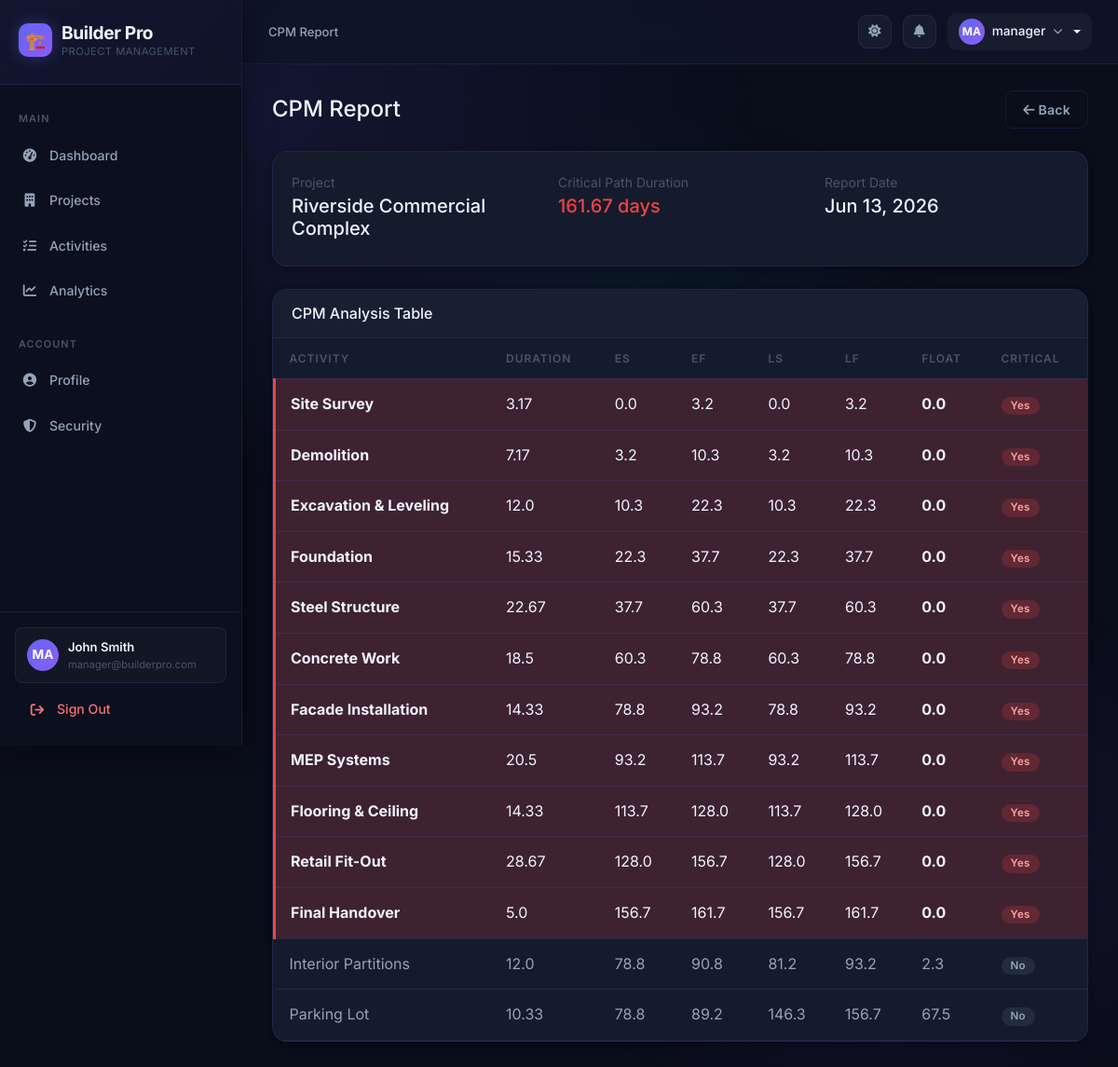
The app's page /analytics/project/2/cpm-report/ (signed in) with its own data.
### projects/models.py (models this page shows, shortened)
class Project(models.Model):
    name = models.CharField(max_length=200)
    description = models.TextField(blank=True)
    client_name = models.CharField(max_length=200, blank=True)
    location = models.CharField(max_length=200, blank=True)
    start_date = models.DateField()
    end_date = models.DateField()
    budget = models.DecimalField(max_digits=15, decimal_places=2, default=0)
    status = models.CharField(max_length=20, choices=STATUS_CHOICES, default='planning')
    created_by = models.ForeignKey(User, on_delete=models.SET_NULL, null=True, related_name='projects')
    created_at = models.DateTimeField(auto_now_add=True)
    updated_at = models.DateTimeField(auto_now=True)

### activities/models.py (models this page shows, shortened)
class Activity(models.Model):
    project = models.ForeignKey(Project, on_delete=models.CASCADE, related_name='activities')
    name = models.CharField(max_length=200)
    description = models.TextField(blank=True)
    optimistic_time = models.FloatField(default=0)
    most_likely_time = models.FloatField(default=0)
    pessimistic_time = models.FloatField(default=0)
    expected_duration = models.FloatField(default=0, editable=False)
    variance = models.FloatField(default=0, editable=False)
    standard_deviation = models.FloatField(default=0, editable=False)
    cost = models.DecimalField(max_digits=12, decimal_places=2, default=0)
    priority = models.CharField(max_length=20, choices=PRIORITY_CHOICES, default='medium')
    status = models.CharField(max_length=20, choices=STATUS_CHOICES, default='not_started')
    assigned_to = models.ForeignKey(User, on_delete=models.SET_NULL, null=True, blank=True, related_name='activities')
    start_date = models.DateField(null=True, blank=True)
    end_date = models.DateField(null=True, blank=True)
    earliest_start = models.FloatField(default=0, editable=False)
    earliest_finish = models.FloatField(default=0, editable=False)
    latest_start = models.FloatField(default=0, editable=False)
    latest_finish = models.FloatField(default=0, editable=False)
    float_time = models.FloatField(default=0, editable=False)
    is_critical = models.BooleanField(default=False, editable=False)
    created_at = models.DateTimeField(auto_now_add=True)
    updated_at = models.DateTimeField(auto_now=True)
    class Meta:
        verbose_name_plural = 'Activities'
        ordering = ['project', 'earliest_start']
    def save(self, *args, **kwargs):
        self.calculate_pert()
        super().save(*args, **kwargs)
    def calculate_pert(self):
        if self.optimistic_time and self.most_likely_time and self.pessimistic_time:
            self.expected_duration = round((self.optimistic_time + 4 * self.most_likely_time + self.pessimistic_time) / 6, 2)
            variance_val = ((self.pessimistic_time - self.optimistic_time) / 6) ** 2
            self.variance = round(variance_val, 4)
            self.standard_deviation = round(variance_val ** 0.5, 2)
        return {
            'expected_duration': self.expected_duration,
            'variance': self.variance,
            'standard_deviation': self.standard_deviation,
        }

### analytics/views.py (the view)
# urls.py: path('project/<int:pk>/cpm-report/', views.cpm_report, name='cpm_report'),
@login_required
def cpm_report(request, pk):
    project = get_object_or_404(Project, pk=pk)
    critical_path = run_cpm(project)
    activities = Activity.objects.filter(project=project)
    project_duration = sum(a.expected_duration for a in critical_path)
    return render(request, 'analytics/cpm_report.html', {
        'project': project,
        'critical_path': critical_path,
        'non_critical': [a for a in activities if not a.is_critical],
        'project_duration': round(project_duration, 2),
    })

### activities/cpm.py (called while the page is built)
def run_cpm(project):
    activities = list(project.activities.all())
    engine = CPMEngine(activities)
    return engine.calculate()

### templates/analytics/cpm_report.html (shortened to what this page needs)
{% extends 'base.html' %}
{% block breadcrumb %}CPM Report{% endblock %}
{% block content %}
<div class="d-flex justify-content-between align-items-center mb-4">
    <h4 class="mb-0">CPM Report</h4>
    <a href="{% url 'cpm_analysis' project.pk %}" class="btn btn-outline-secondary"><i class="fas fa-arrow-left"></i> Back</a>
</div>
<div class="card mb-4">
    <div class="card-body">
        <div class="row">
            <div class="col-md-4">
                <small class="text-muted">Project</small>
                <h5>{{ project.name }}</h5>
            </div>
            <div class="col-md-4">
                <small class="text-muted">Critical Path Duration</small>
                <h5 class="text-danger">{{ project_duration }} days</h5>
            </div>
            <div class="col-md-4">
                <small class="text-muted">Report Date</small>
                <h5>{% now "M d, Y" %}</h5>
            </div>
        </div>
    </div>
</div>
<div class="card">
    <div class="card-header bg-white">
        <h6 class="mb-0">CPM Analysis Table</h6>
    </div>
    <div class="table-responsive">
        <table class="table table-hover mb-0">
            <thead>
                <tr>
                    <th>Activity</th>
                    <th>Duration</th>
                    <th>ES</th>
                    <th>EF</th>
                    <th>LS</th>
                    <th>LF</th>
                    <th>Float</th>
                    <th>Critical</th>
                </tr>
            </thead>
            <tbody>
                {% for activity in critical_path %}
                <tr class="critical-activity">
                    <td><strong>{{ activity.name }}</strong></td>
                    <td>{{ activity.expected_duration }}</td>
                    <td>{{ activity.earliest_start|floatformat:1 }}</td>
                    <td>{{ activity.earliest_finish|floatformat:1 }}</td>
                    <td>{{ activity.latest_start|floatformat:1 }}</td>
                    <td>{{ activity.latest_finish|floatformat:1 }}</td>
                    <td><strong>{{ activity.float_time|floatformat:1 }}</strong></td>
                    <td><span class="badge bg-danger">Yes</span></td>
                </tr>
                {% endfor %}
                {% for activity in non_critical %}
                <tr>
                    <td>{{ activity.name }}</td>
                    <td>{{ activity.expected_duration }}</td>
                    <td>{{ activity.earliest_start|floatformat:1 }}</td>
                    <td>{{ activity.earliest_finish|floatformat:1 }}</td>
                    <td>{{ activity.latest_start|floatformat:1 }}</td>
                    <td>{{ activity.latest_finish|floatformat:1 }}</td>
                    <td>{{ activity.float_time|floatformat:1 }}</td>
                    <td><span class="badge bg-secondary">No</span></td>
                </tr>
                {% endfor %}
            </tbody>
        </table>
    </div>
</div>
{% endblock %}

### templates/base.html (shortened to what this page needs)
{% load static %}
<!DOCTYPE html>
<html lang="en">
<head>
    <link href="https://cdn.jsdelivr.net/npm/bootstrap@5.3.2/dist/css/bootstrap.min.css" rel="stylesheet">
    <link href="https://cdnjs.cloudflare.com/ajax/libs/font-awesome/6.5.1/css/all.min.css" rel="stylesheet">
    <link href="{% static 'css/builderpro.css' %}" rel="stylesheet">
</head>
<body {% if not user.is_authenticated %}class="auth-page"{% endif %}>
{% if user.is_authenticated %}
<div class="wrapper">
    <nav class="sidebar" id="sidebar">
        <div class="sidebar-header">
            <h3>
                <div class="sidebar-logo-icon">🏗️</div>
                <div>
                    Builder Pro
                    <div class="sidebar-tagline">Project Management</div>
                </div>
            </h3>
        </div>
        <div style="padding: 12px 0; flex: 1; overflow-y: auto;">
            <div class="nav-section-label">Main</div>
            <ul class="nav flex-column" style="list-style:none; padding:0; margin:0;">
                <li class="nav-item">
                    <a class="nav-link {% if request.resolver_match.url_name == 'dashboard' %}active{% endif %}"
                       href="{% url 'dashboard' %}">
                        <i class="fas fa-gauge-high"></i> Dashboard
                    </a>
                </li>
                <li class="nav-item">
                    <a class="nav-link {% if 'project' in request.resolver_match.url_name %}active{% endif %}"
                       href="{% url 'project_list' %}">
                        <i class="fas fa-building"></i> Projects
                    </a>
                </li>
                <li class="nav-item">
                    <a class="nav-link {% if 'activity' in request.resolver_match.url_name %}active{% endif %}"
                       href="{% url 'activity_list' %}">
                        <i class="fas fa-list-check"></i> Activities
                    </a>
                </li>
                <li class="nav-item">
                    <a class="nav-link {% if 'analytics' in request.resolver_match.url_name %}active{% endif %}"
                       href="{% url 'analytics_dashboard' %}">
                        <i class="fas fa-chart-line"></i> Analytics
                    </a>
                </li>
                <div class="nav-section-label" style="margin-top:8px;">Account</div>
                <li class="nav-item">
                    <a class="nav-link {% if request.resolver_match.url_name == 'profile' %}active{% endif %}"
                       href="{% url 'profile' %}">
                        <i class="fas fa-user-circle"></i> Profile
                    </a>
                </li>
                <li class="nav-item">
                    <a class="nav-link {% if request.resolver_match.url_name == 'change_password' %}active{% endif %}"
                       href="{% url 'change_password' %}">
                        <i class="fas fa-shield-halved"></i> Security
                    </a>
                </li>
            </ul>
        </div>
        <div class="sidebar-footer">
            <div class="sidebar-user">
                <div class="sidebar-user-avatar">{{ user.username|slice:":2"|upper }}</div>
                <div class="sidebar-user-info">
                    <div class="sidebar-user-name">{{ user.get_full_name|default:user.username }}</div>
                    <div class="sidebar-user-role">{{ user.email|default:"Admin" }}</div>
                </div>
            </div>
            <a href="{% url 'logout' %}" class="nav-link mt-2" style="color: #f87171; border-radius: 8px; padding: 9px 12px;">
                <i class="fas fa-arrow-right-from-bracket"></i> Sign Out
            </a>
        </div>
    </nav>
    <div id="content">
        <nav class="topbar">
            <div class="topbar-left">
                <span class="breadcrumb-text">
                    {% block breadcrumb %}{% endblock %}
                </span>
            </div>
            <div class="topbar-right">
                <button id="darkModeToggle" class="topbar-btn" onclick="toggleDarkMode()" title="Toggle theme">
                    <i class="fas fa-moon" id="themeIcon"></i>
                </button>
                <button class="topbar-btn" title="Notifications">
                    <i class="fas fa-bell"></i>
                </button>
                <div class="dropdown">
                    <button class="topbar-user dropdown-toggle" data-bs-toggle="dropdown" aria-expanded="false" style="border:none;">
                        <div class="topbar-user-avatar">{{ user.username|slice:":2"|upper }}</div>
                        <span class="d-none d-sm-inline">{{ user.username }}</span>
                        <i class="fas fa-chevron-down" style="font-size:0.65rem; opacity:0.6;"></i>
                    </button>
                </div>
            </div>
        </nav>
        <div class="main-content">
{% endif %}
    {% block content %}{% endblock %}
{% if user.is_authenticated %}
        </div>
    </div>
</div>
{% else %}
</div>
{% endif %}
</body>
</html>

### records on screen
Project: name "Riverside Commercial Complex"
Activity: name "Site Survey", expected_duration "3.17", earliest_start "0.0", earliest_finish "3.2", latest_start "0.0", latest_finish "3.2", float_time "0.0"
Activity: name "Demolition", expected_duration "7.17", earliest_start "3.2", earliest_finish "10.3", latest_start "3.2", latest_finish "10.3", float_time "0.0"
Activity: name "Excavation & Leveling", expected_duration "12.0", earliest_start "10.3", earliest_finish "22.3", latest_start "10.3", latest_finish "22.3", float_time "0.0"
Activity: name "Foundation", expected_duration "15.33", earliest_start "22.3", earliest_finish "37.7", latest_start "22.3", latest_finish "37.7", float_time "0.0"
Activity: name "Steel Structure", expected_duration "22.67", earliest_start "37.7", earliest_finish "60.3", latest_start "37.7", latest_finish "60.3", float_time "0.0"
Activity: name "Concrete Work", expected_duration "18.5", earliest_start "60.3", earliest_finish "78.8", latest_start "60.3", latest_finish "78.8", float_time "0.0"
Activity: name "Facade Installation", expected_duration "14.33", earliest_start "78.8", earliest_finish "93.2", latest_start "78.8", latest_finish "93.2", float_time "0.0"
Activity: name "MEP Systems", expected_duration "20.5", earliest_start "93.2", earliest_finish "113.7", latest_start "93.2", latest_finish "113.7", float_time "0.0"
Activity: name "Flooring & Ceiling", expected_duration "14.33", earliest_start "113.7", earliest_finish "128.0", latest_start "113.7", latest_finish "128.0", float_time "0.0"
Activity: name "Retail Fit-Out", expected_duration "28.67", earliest_start "128.0", earliest_finish "156.7", latest_start "128.0", latest_finish "156.7", float_time "0.0"
Activity: name "Final Handover", expected_duration "5.0", earliest_start "156.7", earliest_finish "161.7", latest_start "156.7", latest_finish "161.7", float_time "0.0"
Activity: name "Interior Partitions", expected_duration "12.0", earliest_start "78.8", earliest_finish "90.8", latest_start "81.2", latest_finish "93.2", float_time "2.3"
Activity: name "Parking Lot", expected_duration "10.33", earliest_start "78.8", earliest_finish "89.2", latest_start "146.3", latest_finish "156.7", float_time "67.5"

### other values on screen
{{ user.username|slice:":2"|upper }} "MA"
{{ user.get_full_name|default:user.username }} "John Smith"
{{ user.email|default:"Admin" }} "manager@builderpro.com"
{{ user.username }} "manager"
{{ project_duration }} "161.67"
